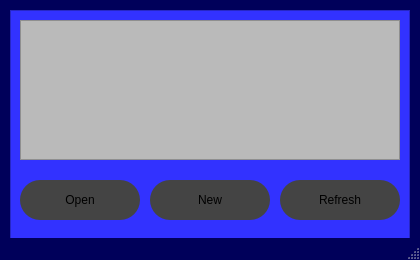
<?xml version="1.0" encoding="UTF-8"?>
<ui version="4.0">
 <class>charsWindow</class>
 <widget class="QMainWindow" name="charsWindow">
  <property name="geometry">
   <rect>
    <x>0</x>
    <y>0</y>
    <width>420</width>
    <height>260</height>
   </rect>
  </property>
  <property name="windowTitle">
   <string>MainWindow</string>
  </property>
  <property name="styleSheet">
   <string notr="true">#charsWindow {
	background-color: rgb(0, 0, 90);
}</string>
  </property>
  <widget class="QWidget" name="centralwidget">
   <widget class="QFrame" name="charsFrame">
    <property name="geometry">
     <rect>
      <x>10</x>
      <y>10</y>
      <width>400</width>
      <height>230</height>
     </rect>
    </property>
    <property name="styleSheet">
     <string notr="true">#charsFrame{
	background-color: rgb(50, 50, 255)
}
</string>
    </property>
    <property name="frameShape">
     <enum>QFrame::StyledPanel</enum>
    </property>
    <property name="frameShadow">
     <enum>QFrame::Raised</enum>
    </property>
    <widget class="QPushButton" name="openChar">
     <property name="geometry">
      <rect>
       <x>10</x>
       <y>170</y>
       <width>120</width>
       <height>40</height>
      </rect>
     </property>
     <property name="styleSheet">
      <string notr="true">#openChar{
	background-color: rgb(68, 68, 68);
	border: 1px ;
	border-radius: 20px
}

#openChar:hover{
	background-color: rgb(42, 42, 42);
	border: 1px ;
	border-radius: 20px;
}</string>
     </property>
     <property name="text">
      <string>Open</string>
     </property>
    </widget>
    <widget class="QPushButton" name="createChar">
     <property name="geometry">
      <rect>
       <x>140</x>
       <y>170</y>
       <width>120</width>
       <height>40</height>
      </rect>
     </property>
     <property name="styleSheet">
      <string notr="true">#createChar{
	background-color: rgb(68, 68, 68);
	border: 1px ;
	border-radius: 20px
}

#createChar:hover{
	background-color: rgb(42, 42, 42);
	border: 1px ;
	border-radius: 20px;
}</string>
     </property>
     <property name="text">
      <string>New</string>
     </property>
    </widget>
    <widget class="QListWidget" name="charList">
     <property name="geometry">
      <rect>
       <x>10</x>
       <y>10</y>
       <width>380</width>
       <height>140</height>
      </rect>
     </property>
     <property name="font">
      <font>
       <family>Fixedsys</family>
       <pointsize>8</pointsize>
      </font>
     </property>
     <property name="styleSheet">
      <string notr="true">#charList{
	background-color: rgb(186, 186, 186);
}</string>
     </property>
    </widget>
    <widget class="QPushButton" name="refreshButton">
     <property name="geometry">
      <rect>
       <x>270</x>
       <y>170</y>
       <width>120</width>
       <height>40</height>
      </rect>
     </property>
     <property name="styleSheet">
      <string notr="true">#refreshButton{
	background-color: rgb(68, 68, 68);
	border: 1px ;
	border-radius: 20px
}

#refreshButton:hover{
	background-color: rgb(42, 42, 42);
	border: 1px ;
	border-radius: 20px;
}</string>
     </property>
     <property name="text">
      <string>Refresh</string>
     </property>
    </widget>
   </widget>
  </widget>
  <widget class="QStatusBar" name="statusbar"/>
 </widget>
 <resources/>
 <connections/>
</ui>
